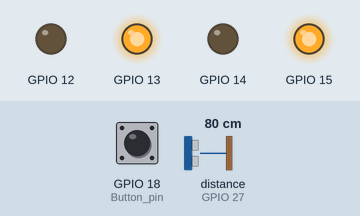
The sketch below on a simulated ESP32. Shown: output pins drawn as LEDs (lit = HIGH). Wiring (inferred from the names in the program): ultrasonic range finder: trigger GPIO 27; echo GPIO 27. The test bench sets the inputs (shaded band); at power-on: distance to the obstacle (sensor on GPIO 27) 80 cm, GPIO 18 (Button_pin) LOW. The echo pulse lasts 58.3 µs per cm.

Above: at 1.2 s.
1.3 s: distance to the obstacle (sensor on GPIO 27) set to 22 cm
2.8 s: distance to the obstacle (sensor on GPIO 27) set to 17 cm
At 3.6 s:
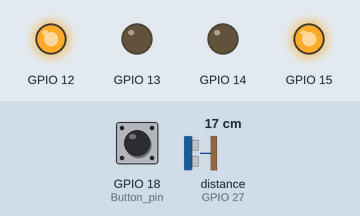
4.3 s: distance to the obstacle (sensor on GPIO 27) set to 35 cm
At 4.8 s:
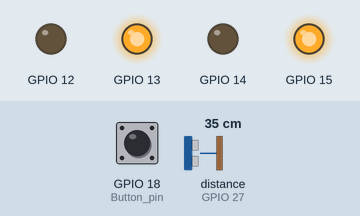
5.8 s: distance to the obstacle (sensor on GPIO 27) set to 2 cm
At 7.1 s:
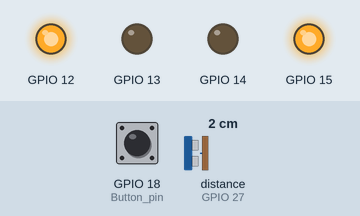
Timing chart, 0 to 8.3 s (numbered marks = the images above; inputs shaded):
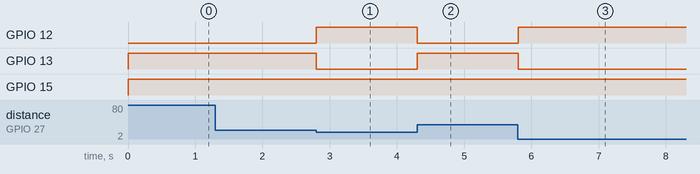

Measured:
- the behaviour switches between 20 and 19 cm on distance to the obstacle (sensor on GPIO 27) (found by bisection; images 0 and 1)
- after the input at 1.3 s, every drawn part: stays the same
- after the input at 2.8 s, GPIO 12: LOW → HIGH at once; GPIO 13: HIGH → LOW at once
- after the input at 4.3 s, GPIO 12: HIGH → LOW at once; GPIO 13: LOW → HIGH at once
- after the input at 5.8 s, GPIO 12: LOW → HIGH at once; GPIO 13: HIGH → LOW at once

The sketch:

8.Obstacle_Avoidance_Robot.ino
```cpp
int distance = 0, Ultrasonic_Pin = 27, Button_pin = 18;

void setup() {
  for (int i = 12; i <= 15; i++) {
    ledcSetup(i, 255, 8);
    ledcAttachPin(i, i);
  }
  while (digitalRead(Button_pin) == 1);
}

void Get_Distance() {
  pinMode(Ultrasonic_Pin, OUTPUT);
  digitalWrite(Ultrasonic_Pin, HIGH);
  delayMicroseconds(20);
  digitalWrite(Ultrasonic_Pin, LOW);
  pinMode(Ultrasonic_Pin, INPUT);
  int Time_Echo_us = pulseIn(Ultrasonic_Pin, HIGH);
  distance = Time_Echo_us / 58;
}
void Motor(int L1, int L2 , int R1, int R2) {
  ledcWrite(12, L1);
  ledcWrite(13, L2);
  ledcWrite(14, R1);
  ledcWrite(15, R2);
}
void loop() {
  Get_Distance();
  if (distance < 20) {
    Motor(255, 0,0, 255);
  }
  else
  {
    Motor(0,255, 0, 255);
  }
}
```
